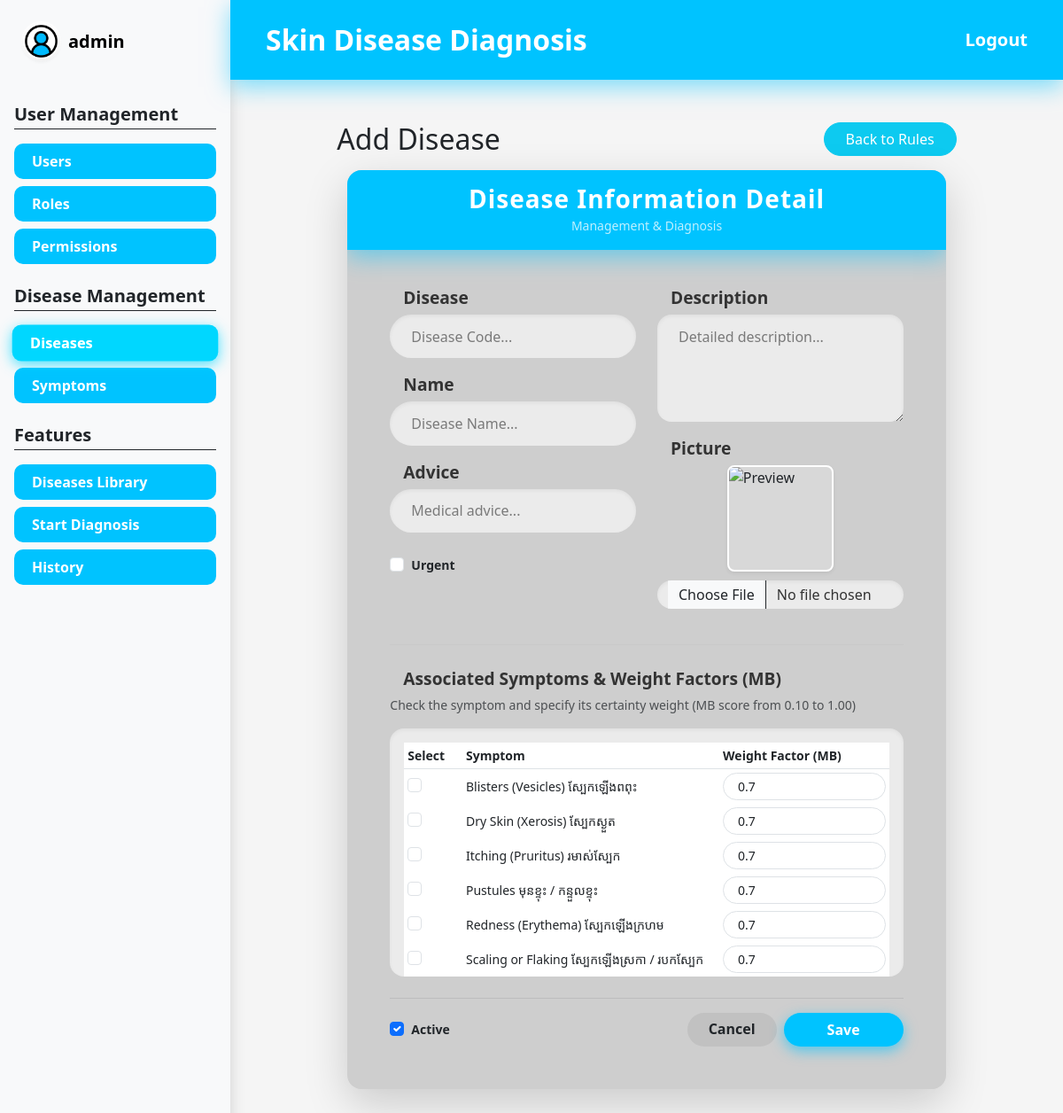
The app's page /rules/create (signed in) with its own data.
### app/models/user.py (models this page shows, shortened)
class User(UserMixin, db.Model):
    __tablename__ = "users"
    id = db.Column(db.Integer, primary_key=True)
    username = db.Column(db.String(80), unique=True, nullable=False)
    email = db.Column(db.String(120), unique=True, nullable=False)
    full_name = db.Column(db.String(120), nullable=False)
    phone_number = db.Column(db.String(15), unique=True, nullable=False)
    is_active = db.Column(db.Boolean, default=True, nullable=False)
    password_hash = db.Column(db.String(255), nullable=False)
    picture = db.Column(db.String(255))
    created_at = db.Column(db.DateTime, default=datetime.utcnow, nullable=False)
    updated_at = db.Column(db.DateTime, default=datetime.utcnow, onupdate=datetime.utcnow, nullable=False)
    roles = db.relationship("Role", secondary=user_roles, back_populates="users")
    diagnoses = db.relationship("Diagnose", secondary=user_diagnoses, back_populates="users")
    def has_role(self, role_name: str) -> bool:
        return any(role.name == role_name for role in self.roles)
    @property
    def is_admin(self) -> bool:
        return self.has_role("Admin")

### app/models/fact.py (models this page shows, shortened)
class Fact(db.Model):
    __tablename__ = "facts"
    id = db.Column(db.Integer, primary_key=True)
    symptom = db.Column(db.String(80), unique=True, nullable=False)
    description = db.Column(db.String(255))
    created_at = db.Column(db.DateTime, default=datetime.utcnow, nullable=False)
    updated_at = db.Column(
        db.DateTime,
        default=datetime.utcnow,
        onupdate=datetime.utcnow,
        nullable=False
    )
    rule_facts = db.relationship("RuleFact", back_populates="fact", cascade="all, delete-orphan")
    diagnose_facts = db.relationship("DiagnoseFact", back_populates="fact", cascade="all, delete-orphan")

### app/routes/rule_routes.py (the view, shortened to what this page needs)
@rule_bp.route("/create", methods=["GET", "POST"])
@login_required
def create():
    form = RuleCreateForm()
    return render_template("rules/create.html", form=form, existing_weights={})

### app/templates/rules/create.html (shortened to what this page needs)
{% extends "layouts/base.html" %}
{% block content %}
<div class="row">
    <div class="col-lg-10 mx-auto">
        <div class="d-flex justify-content-between align-items-center mb-3">
            <h1 class="h2 mb-0">Add Disease</h1>
            <a href="{{ url_for('rules.index') }}" class="btn btn-info text-white rounded-pill px-4">
                Back to Rules
            </a>
        </div>
        <form method="POST" enctype="multipart/form-data">
            {% include "rules/_form.html" %}
        </form>
    </div>
</div>
{% endblock %}

### app/templates/layouts/base.html (shortened to what this page needs)
<!DOCTYPE html>
<html lang="en">
<head>
    <link href="https://cdn.jsdelivr.net/npm/bootstrap@5.3.0/dist/css/bootstrap.min.css" rel="stylesheet" />
    <link rel="stylesheet" href="{{ url_for('static', filename='css/style.css') }}" />
</head>
<body>
    <div class="d-flex min-vh-100">
        <aside class="sidebar d-none d-md-flex flex-column bg-light shadow">
            <div class="sidebar-user-header p-4 d-flex align-items-center mb-4">
                <div class="user-avatar-small me-2">
                    <img src="{% if current_user.is_authenticated and current_user.picture %}
                            {{ url_for('static', filename='uploads/' ~ current_user.picture) }}
                        {% else %}{{ url_for('static', filename='images/8358770.png') }}
                        {% endif %}"
                    class="rounded-circle w-100 h-100 shadow-sm"
                    style="object-fit: cover;">
                </div>
                <span class="text-black fw-bold fs-5">{{ current_user.username if current_user.is_authenticated else "User" }}</span>
            </div>
            {% if current_user.is_authenticated %}
                {% if current_user.roles %}
                    {% set role_list = current_user.roles | map(attribute='name') | map('lower') | list %}
                {% elif current_user.role %}
                    {% set role_list = [current_user.role.name | lower] if current_user.role.name is defined else [current_user.role | lower] %}
                {% else %}
                    {% set role_list = [] %}
                {% endif %}
                {% set is_admin_user = (current_user.is_admin is defined and current_user.is_admin) or ('admin' in role_list) %}
                {% set is_dermatologist_user = 'dermatologist' in role_list %}
                {% if is_admin_user %}
                    <div class="px-3 mb-4">
                        <h5 class="fw-bold text-dark border-bottom border-dark pb-1 mb-3">User Management</h5>
                        <nav class="nav flex-column gap-2">
                            <a href="{{ url_for('users.index') }}" class="sidebar-link {% if request.blueprint == 'users' %}active{% endif %}">Users</a>
                            <a href="{{ url_for('roles.index') }}" class="sidebar-link {% if request.blueprint == 'roles' %}active{% endif %}">Roles</a>
                            <a href="{{ url_for('permissions.index') }}" class="sidebar-link {% if request.blueprint == 'permissions' %}active{% endif %}">Permissions</a>
                        </nav>
                    </div>
                {% endif %}
                {% if is_admin_user or is_dermatologist_user %}
                    <div class="px-3 mb-4">
                        <h5 class="fw-bold text-dark border-bottom border-dark pb-1 mb-3">Disease Management</h5>
                        <nav class="nav flex-column gap-2">
                            <a href="{{ url_for('rules.index') }}" class="sidebar-link {% if request.blueprint == 'rules' %}active{% endif %}">Diseases</a>
                            <a href="{{ url_for('facts.index') }}" class="sidebar-link {% if request.blueprint == 'facts' %}active{% endif %}">Symptoms</a>
                        </nav>
                    </div>
                {% endif %}
                <div class="px-3 mb-4">
                    <h5 class="fw-bold text-dark border-bottom border-dark pb-1 mb-3">Features</h5>
                    <nav class="nav flex-column gap-2">
                        <a href="{{ url_for('diagnoses.dashboard') }}" class="sidebar-link {% if request.endpoint == 'diagnoses.dashboard' %}active{% endif %}">Diseases Library</a>
                        <a href="{{ url_for('diagnoses.diagnose') }}" class="sidebar-link {% if request.endpoint == 'diagnoses.diagnose' %}active{% endif %}">Start Diagnosis</a>
                        <a href="{{ url_for('diagnoses.diagnose_history') }}" class="sidebar-link {% if request.endpoint == 'diagnoses.diagnose_history' %}active{% endif %}">History</a>
                    </nav>
                </div>
            {% endif %}
        </aside>
        <div class="flex-grow-1 bg-custom-gray-light">
            <nav class="navbar navbar-expand-lg navbar-dark bg-custom-blue header-glow p-3">
                <div class="container-fluid px-4">
                    <a class="navbar-brand fw-bold fs-2" href="#">Skin Disease Diagnosis</a>
                    <div class="ms-auto">
                        {% if current_user.is_authenticated %}
                            <a href="{{ url_for('auth.logout') }}" class="text-white fw-bold text-decoration-none fs-5">Logout</a>
                        {% else %}
                            <a href="{{ url_for('auth.login') }}" class="text-white fw-bold text-decoration-none fs-5">Login</a>
                        {% endif %}
                    </div>
                </div>
            </nav>
            <main class="p-5">
                {% block content %}{% endblock %}
            </main>
        </div>
    </div>
</body>
</html>

### app/templates/rules/_form.html (shortened to what this page needs)
<div class="container d-flex justify-content-center">
    <div class="card border-0 shadow-lg rounded-4 overflow-hidden" style="max-width: 850px; width: 100%; background-color: #cecece;">
        <div class="bg-custom-blue py-3 text-center header-glow mb-4">
            <h4 class="text-white fw-bold mb-0 card-header-title">Disease Information Detail</h4>
            <small class="text-white text-opacity-75">Management & Diagnosis</small>
        </div>
        <div class="card-body px-5 pb-5">
            <div class="row">
                <div class="col-md-6">
                    <div class="mb-3">
                        {{ form.disease.label(class="form-label-sm") }}
                        {{ form.disease(class="form-control rounded-pill form-control-custom", placeholder="Disease Code...") }}
                    </div>
                    <div class="mb-3">
                        {{ form.name.label(class="form-label-sm") }}
                        {{ form.name(class="form-control rounded-pill form-control-custom", placeholder="Disease Name...") }}
                    </div>
                    <div class="mb-3">
                        {{ form.advice.label(class="form-label-sm") }}
                        {{ form.advice(class="form-control rounded-pill form-control-custom", placeholder="Medical advice...") }}
                    </div>
                    <div class="col-6 d-flex align-items-center pt-2">
                        <div class="form-check custom-checkbox-pill">
                            {{ form.urgency(class="form-check-input") }}
                            {{ form.urgency.label(class="form-check-label fw-bold small text-dark") }}
                        </div>
                    </div>
                </div>
                <div class="col-md-6">
                    <div class="mb-3">
                        {{ form.description.label(class="form-label-sm") }}
                        {{ form.description(class="form-control rounded-4 form-control-custom", rows="4", placeholder="Detailed description...") }}
                    </div>
                    <div class="mb-3">
                        {{ form.picture.label(class="form-label-sm") }}
                        <div class="mb-2">
                            <div class="photo-placeholder rounded-3 shadow-sm"
                                style="width: 120px; height: 120px; border: 2px solid white; overflow: hidden; background: rgba(255,255,255,0.2);">
                                <img id="image-preview"
                                    src="{% if form.picture.data %}{{ url_for('static', filename='diseasePic/' ~ form.picture.data) }}{% else %}{{ url_for('static', filename='images/disease.png') }}{% endif %}"
                                    alt="Preview"
                                    class="w-100 h-100"
                                    style="object-fit: cover;">
                            </div>
                        </div>
                        {{ form.picture(class="form-control rounded-pill form-control-custom py-1", id="picture-input") }}
                    </div>
                </div>
            </div>
            <hr class="my-4 border-dark border-opacity-10">
            <div class="mb-4">
                <label class="form-label-sm mb-1 fw-bold">Associated Symptoms & Weight Factors (MB)</label>
                <small class="d-block text-muted mb-3">Check the symptom and specify its certainty weight (MB score from 0.10 to 1.00)</small>
                <div class="form-control rounded-4 form-control-custom p-3 shadow-inner" style="max-height: 280px; overflow-y: auto;">
                    <table class="table table-borderless table-sm align-middle mb-0">
                        <thead>
                            <tr class="border-bottom text-muted small">
                                <th style="width: 12%;">Select</th>
                                <th>Symptom</th>
                                <th style="width: 35%;">Weight Factor (MB)</th>
                            </tr>
                        </thead>
                        <tbody>
                            {% for value, label in form.fact_ids.choices %}
                            <tr>
                                <td>
                                    <div class="form-check custom-checkbox-pill">
                                        <input class="form-check-input" type="checkbox" name="{{ form.fact_ids.name }}"
                                               value="{{ value }}" id="fact_{{ value }}"
                                               {% if form.fact_ids.data and value in form.fact_ids.data %}checked{% endif %}>
                                    </div>
                                </td>
                                <td>
                                    <label class="form-check-label small text-dark fw-medium" for="fact_{{ value }}">
                                        {{ label }}
                                    </label>
                                </td>
                                <td>
                                    <input type="number" step="0.05" min="0.10" max="1.00"
                                           name="weight_{{ value }}"
                                           value="{{ existing_weights.get(value, 0.70) if existing_weights else 0.70 }}"
                                           class="form-control form-control-sm rounded-pill px-3"
                                           placeholder="e.g. 0.75">
                                </td>
                            </tr>
                            {% endfor %}
                        </tbody>
                    </table>
                </div>
            </div>
            <div class="d-flex justify-content-between align-items-center pt-3 border-top border-dark border-opacity-10">
                <div class="form-check custom-checkbox-pill">
                    {{ form.is_active(class="form-check-input") }}
                    {{ form.is_active.label(class="form-check-label fw-bold small text-dark") }}
                </div>
                <div class="d-flex gap-2">
                    <a href="{{ url_for('rules.index') }}" class="btn btn-transparent-gray rounded-pill px-4 fw-semibold text-dark">
                        Cancel
                    </a>
                    {{ form.submit(class="btn bg-custom-blue text-white rounded-pill px-5 fw-bold btn-glow") }}
                </div>
            </div>
        </div>
    </div>
</div>

### records on screen
User: is_active+username "admin"
Fact: symptom "Blisters (Vesicles) ស្បែកឡើងពពុះ", existing_weights "0.7"
Fact: symptom "Dry Skin (Xerosis) ស្បែកស្ងួត", existing_weights "0.7"
Fact: symptom "Itching (Pruritus) រមាស់ស្បែក", existing_weights "0.7"
Fact: symptom "Pustules មុនខ្ទុះ / កន្ទួលខ្ទុះ", existing_weights "0.7"
Fact: symptom "Redness (Erythema) ស្បែកឡើងក្រហម", existing_weights "0.7"
Fact: symptom "Scaling or Flaking ស្បែកឡើងស្រកា / របកស្បែក", existing_weights "0.7"
